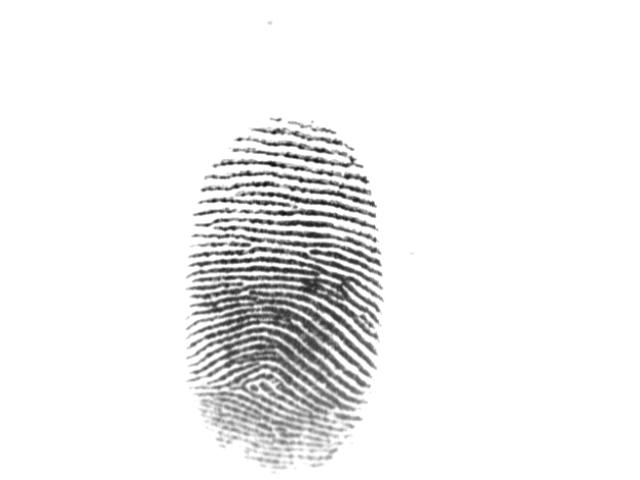
#> input picture fingerprints/finger_1/f1_3.tif, 640 x 480 px; its folder holds only this picture in this run
$ python batch_run.py   (older library calls are emulated)
#> lines starting #> are read from the running program, lines starting #| are printed output that depends on the picture; after the words box and inside, x2 and y2 are one past the last pixel; in counts of white or black regions, pixels touching at a corner belong together
### Scripts/fingerprint_pipeline.py
from __future__ import annotations

import json
import logging
import math
from dataclasses import dataclass
from pathlib import Path
from typing import Dict, List, Optional, Tuple

import cv2
import numpy as np
from skimage.morphology import skeletonize

logging.basicConfig(level=logging.INFO, format="%(asctime)s - %(levelname)s - %(message)s")
logger = logging.getLogger(__name__)


# --------------------------------------------------------------------------- #
# Config / data classes
# --------------------------------------------------------------------------- #

@dataclass
class FingerprintConfig:
    # --- segmentation ---
    seg_block: int = 16               # window for local-variance segmentation
    seg_thresh_scale: float = 0.5     # fraction of the Otsu threshold used as cut-off (lower = larger ROI)
    seg_close: int = 21               # morphological close (px) to join ridge areas
    seg_open: int = 15                # morphological open (px) to drop specks
    # --- normalisation / orientation ---
    norm_sigma: float = 12.0          # local mean/variance normalisation scale
    orient_grad_sigma: float = 1.0    # smoothing before gradients
    orient_sigma: float = 8.0         # smoothing of the structure tensor
    # --- ridge frequency (None -> estimate per image) ---
    wavelength: Optional[float] = None
    wavelength_range: Tuple[float, float] = (6.0, 14.0)
    # --- Gabor ---
    gabor_orientations: int = 16
    gabor_sigma_along: float = 0.55   # x wavelength
    gabor_sigma_across: float = 0.40  # x wavelength
    # --- binary / skeleton clean-up ---
    min_ridge_area: int = 30
    min_hole_area: int = 20
    min_spur_len: int = 10            # skeleton branches shorter than this are pruned
    min_component_len: int = 20       # isolated skeleton pieces shorter than this are removed
    # --- minutiae filtering ---
    border_margin: int = 21         # px from the ROI edge (prev 12)
    angle_trace_len: int = 10         # px walked along the ridge to get the direction
    orient_tolerance_deg: float = 35.0
    min_coherence: float = 0.25
    break_dist: float = 12.0          # two facing endings closer than this = ridge break
    island_dist: float = 8.0          # two bifurcations closer than this = hole/bridge artefact
    cluster_dist: float = 5.0         # anything closer than this = duplicate
    # --- output ---
    save_intermediate_images: bool = True


@dataclass
class Minutia:
    x: int
    y: int
    type: str          # "Ending" or "Bifurcation"
    angle: float       # degrees 0-360 (math convention: y axis pointing up)
    confidence: float = 0.4 # prev 1.0

    def to_dict(self) -> Dict:
        return {"x": int(self.x), "y": int(self.y), "type": self.type,
                "angle": float(self.angle), "confidence": float(self.confidence)}


# neighbours of a pixel in circular order (dy, dx)
_CIRC = [(-1, -1), (-1, 0), (-1, 1), (0, 1), (1, 1), (1, 0), (1, -1), (0, -1)]


def _wrap180(a):
    return (a + 180.0) % 360.0 - 180.0


# --------------------------------------------------------------------------- #
# Pipeline
# --------------------------------------------------------------------------- #

class FingerprintPipeline:
    def __init__(self, config: Optional[FingerprintConfig] = None):
        self.config = config or FingerprintConfig()
        self.logger = logging.getLogger(self.__class__.__name__)
        self.results: Dict = {}

    # ------------------------------------------------------------------ run
    def run(self, input_path: str, output_dir: str) -> List[Minutia]:
#> called with input_path = '../fingerprints/finger_1/f1_3.tif', output_dir = '../results/f1_3'
        output_dir = Path(output_dir)
        output_dir.mkdir(parents=True, exist_ok=True)

        img = cv2.imread(str(input_path), cv2.IMREAD_GRAYSCALE)
#> img is the input picture: shape (480, 640); min 10, max 255, mean 240.5
        if img is None:
            raise FileNotFoundError(f"Failed to load image: {input_path}")

        mask = self._segment(img)
        if mask.sum() < 2000:
            raise ValueError("Segmentation found (almost) no fingerprint area")

        norm = self._normalize(img, mask)
        theta, coherence = self._orientation_field(norm)
        wavelength = self.config.wavelength or self._estimate_wavelength(norm, mask)
        enhanced = self._gabor_enhance(norm, theta, wavelength)

        binary = self._binarize(enhanced, mask)
        skeleton = self._skeletonize_and_prune(binary)
        minutiae = self._extract_minutiae(skeleton, mask, theta, coherence)

        self.results = dict(mask=mask, theta=theta, wavelength=wavelength,
                            binary=binary, skeleton=skeleton, minutiae=minutiae)
        self.logger.info(f"{Path(input_path).name}: wavelength={wavelength:.1f}px, "
                         f"{len(minutiae)} minutiae")

        if self.config.save_intermediate_images:
            self._save(output_dir / "00_mask.png", mask * 255)
            self._save(output_dir / "01_normalized.png",
                       cv2.normalize(norm * mask, None, 0, 255, cv2.NORM_MINMAX).astype(np.uint8))
            self._save(output_dir / "02_enhanced.png",
                       cv2.normalize(enhanced * mask, None, 0, 255, cv2.NORM_MINMAX).astype(np.uint8))
            self._save(output_dir / "03_binary.png", binary * 255)
            self._save(output_dir / "04_skeleton.png", skeleton * 255)
            self._save(output_dir / "05_minutiae_marked.png", self._draw(img, skeleton, minutiae))

        with open(output_dir / "minutiae.json", "w") as f:
            json.dump([m.to_dict() for m in minutiae], f, indent=4)
        return minutiae

    # ---------------------------------------------------------- segmentation
    def _segment(self, img: np.ndarray) -> np.ndarray:
        c = self.config
        f = img.astype(np.float32)
        k = (c.seg_block, c.seg_block)
        mean = cv2.blur(f, k)
        std = np.sqrt(np.maximum(cv2.blur(f * f, k) - mean * mean, 0))
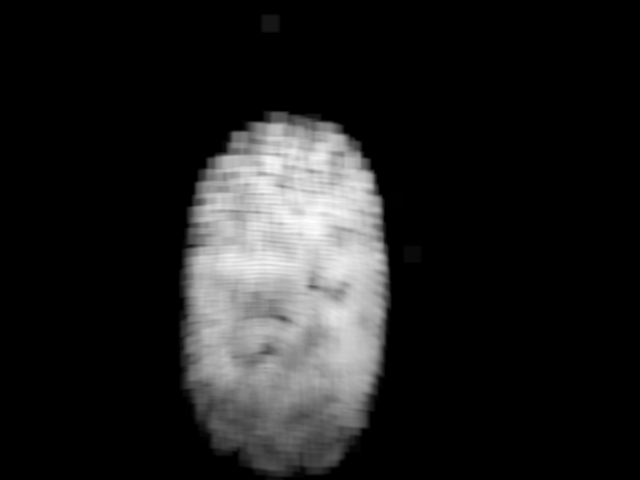
#> std: shape (480, 640) float32; min 0, max 87.21, mean 11; drawn with min black and max white
        std8 = cv2.normalize(std, None, 0, 255, cv2.NORM_MINMAX).astype(np.uint8)
        t, _ = cv2.threshold(std8, 0, 255, cv2.THRESH_BINARY + cv2.THRESH_OTSU)
#> t = 87
        mask = (std8 > t * c.seg_thresh_scale).astype(np.uint8)
#> mask: shape (480, 640); values 0 (black) and 1 (white), 19.9% white; 1 white region, box (x1, y1, x2, y2) and area: (182, 112, 390, 475) 61268

        close = cv2.getStructuringElement(cv2.MORPH_ELLIPSE, (c.seg_close, c.seg_close))
        opn = cv2.getStructuringElement(cv2.MORPH_ELLIPSE, (c.seg_open, c.seg_open))
        mask = cv2.morphologyEx(mask, cv2.MORPH_CLOSE, close)
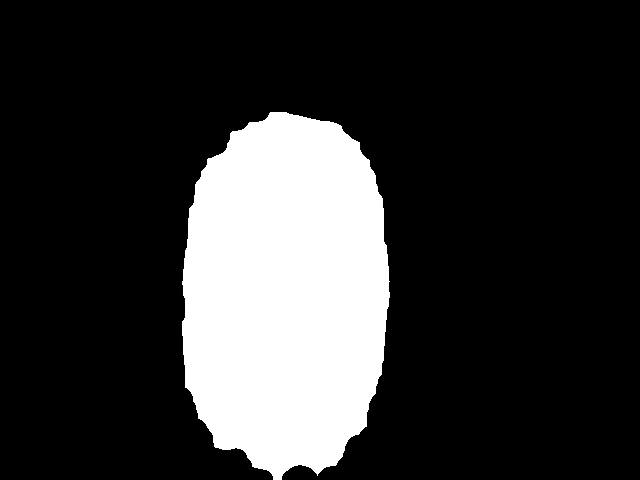
#> mask: shape (480, 640); values 0 (black) and 1 (white), 20.1% white; 1 white region, box (x1, y1, x2, y2) and area: (182, 112, 390, 480) 61636
        mask = cv2.morphologyEx(mask, cv2.MORPH_OPEN, opn)
#> mask: shape (480, 640); values 0 (black) and 1 (white), 20% white; 1 white region, box (x1, y1, x2, y2) and area: (182, 112, 390, 477) 61507

        # keep only the largest blob (drops smudges / specks in the background)
        n, lab, stats, _ = cv2.connectedComponentsWithStats(mask, connectivity=8)
#> n = 2; stats = [[0, 0, 640, 480, 245693], [182, 112, 208, 365, 61507]]
        if n > 1:
            largest = 1 + int(np.argmax(stats[1:, cv2.CC_STAT_AREA]))
#> largest = 1
            mask = (lab == largest).astype(np.uint8)

        # fill holes
        inv = (1 - mask).astype(np.uint8)
        n, lab, stats, _ = cv2.connectedComponentsWithStats(inv, connectivity=4)
#> stats = [[182, 112, 208, 365, 61507], [0, 0, 640, 480, 245693]]
        for i in range(1, n):
            x, y, w, h, _a = stats[i]
            touches = x == 0 or y == 0 or x + w == mask.shape[1] or y + h == mask.shape[0]
            if not touches:
                mask[lab == i] = 1
#> this loop made 1 pass
#> (x, y, w, h, touches) on pass 1: (0, 0, 640, 480, True)
        return mask

    # --------------------------------------------------------- normalisation
    def _normalize(self, img: np.ndarray, mask: np.ndarray) -> np.ndarray:
        """Ridges made bright; local zero-mean / unit-variance inside the ROI."""
        f = 255.0 - img.astype(np.float32)          # ink ridges are dark in the input
        s = self.config.norm_sigma
        m = mask.astype(np.float32)
        # masked (normalised-convolution) local mean so background doesn't bias the border
        den = cv2.GaussianBlur(m, (0, 0), s) + 1e-6
        mu = cv2.GaussianBlur(f * m, (0, 0), s) / den
        d = (f - mu) * m
        sd = np.sqrt(cv2.GaussianBlur(d * d, (0, 0), s) / den)
        sd = np.maximum(sd, 8.0)
        return (d / sd).astype(np.float32)

    # ---------------------------------------------------------- orientation
    def _orientation_field(self, norm: np.ndarray) -> Tuple[np.ndarray, np.ndarray]:
        c = self.config
        sm = cv2.GaussianBlur(norm, (0, 0), c.orient_grad_sigma)
        gx = cv2.Sobel(sm, cv2.CV_32F, 1, 0, ksize=3)
        gy = cv2.Sobel(sm, cv2.CV_32F, 0, 1, ksize=3)
        gxx = cv2.GaussianBlur(gx * gx, (0, 0), c.orient_sigma)
        gyy = cv2.GaussianBlur(gy * gy, (0, 0), c.orient_sigma)
        gxy = cv2.GaussianBlur(gx * gy, (0, 0), c.orient_sigma)
        theta = 0.5 * np.arctan2(2 * gxy, gxx - gyy) + np.pi / 2      # ridge direction (image coords)
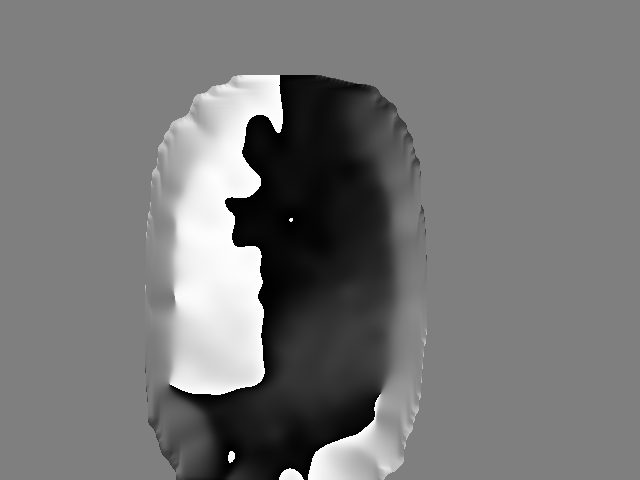
#> theta: shape (480, 640) float32; min 2.38e-07, max 3.14, mean 1.47; drawn with min black and max white
        theta = np.mod(theta, np.pi).astype(np.float32)
        coh = np.sqrt((gxx - gyy) ** 2 + 4 * gxy ** 2) / (gxx + gyy + 1e-6)
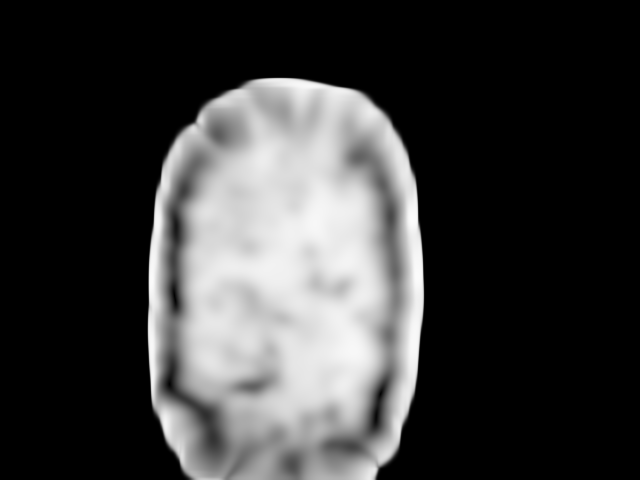
#> coh: shape (480, 640) float32; min 0, max 0.989, mean 0.234
        return theta, coh.astype(np.float32)

    # ------------------------------------------------------------ frequency
    def _estimate_wavelength(self, norm: np.ndarray, mask: np.ndarray) -> float:
        lo, hi = self.config.wavelength_range
        ys, xs = np.nonzero(mask)
        y0, y1, x0, x1 = ys.min(), ys.max() + 1, xs.min(), xs.max() + 1
#> y0 = 112; y1 = 477; x0 = 182; x1 = 390
        patch = (norm * mask)[y0:y1, x0:x1]
        patch = patch * np.outer(np.hanning(patch.shape[0]), np.hanning(patch.shape[1]))
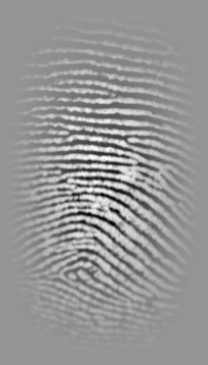
#> patch: shape (365, 208) float64; min -2.07, max 1.46, mean 0.00626; drawn with min black and max white
        N = 1024
        F = np.abs(np.fft.fftshift(np.fft.fft2(patch, s=(N, N)))) ** 2
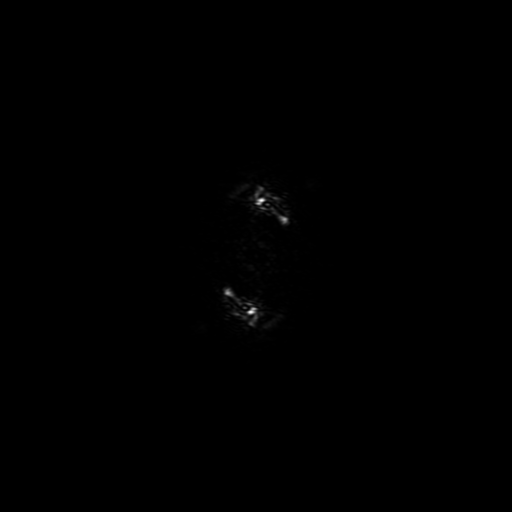
#> F: shape (1024, 1024) float64 (shown at 1/2 size); min 5.82e-05, max 7440129.4, mean 10498.9; drawn with min black and max white
        fr = np.fft.fftshift(np.fft.fftfreq(N))
        fy, fx = np.meshgrid(fr, fr, indexing="ij")
        r = np.hypot(fx, fy)
        bins = np.linspace(1 / (hi + 2), 1 / (lo - 2), 80)
        sel = (r >= bins[0]) & (r < bins[-1])
        idx = np.digitize(r[sel], bins)
        power = F[sel]
        prof = np.array([power[idx == i].mean() if np.any(idx == i) else 0 for i in range(1, len(bins))])
#> prof = 79 values, max 382442.9 at index 12, min 1133.4 at index 78, mean 76287.9
        peak_f = 0.5 * (bins[int(np.argmax(prof))] + bins[int(np.argmax(prof)) + 1])
#> peak_f = 0.0922
#> in run, `wavelength = self.config.wavelength or self._estimate_wavelength(norm,..`: wavelength = 10.85
        return float(np.clip(1.0 / peak_f, lo, hi))

    # ---------------------------------------------------------------- Gabor
    def _gabor_enhance(self, norm: np.ndarray, theta: np.ndarray, wavelength: float) -> np.ndarray:
#> called with wavelength = 10.85
        c = self.config
        K = c.gabor_orientations
        su = c.gabor_sigma_along * wavelength
#> su = 5.97
        sv = c.gabor_sigma_across * wavelength
#> sv = 4.34
        r = int(np.ceil(3 * max(su, sv)))
#> r = 18
        ys, xs = np.mgrid[-r:r + 1, -r:r + 1].astype(np.float32)
        responses = []
        for k in range(K):
            th = k * np.pi / K
            u = xs * np.cos(th) + ys * np.sin(th)       # along the ridge
            v = -xs * np.sin(th) + ys * np.cos(th)      # across the ridge
            g = np.exp(-0.5 * (u ** 2 / su ** 2 + v ** 2 / sv ** 2)) * np.cos(2 * np.pi * v / wavelength)
            g -= g.mean()
            g /= np.abs(g).sum()
            responses.append(cv2.filter2D(norm, cv2.CV_32F, g.astype(np.float32),
                                          borderType=cv2.BORDER_REFLECT))
#> this loop made 16 passes
#> pass 2, in _gabor_enhance, `u = xs * np.cos(th) + ys * np.sin(th)`:
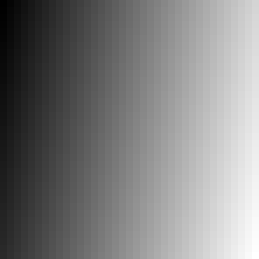
#> u: shape (37, 37) float32 (shown 7 times larger); min -21.17, max 21.17, mean 0; drawn with min black and max white
#> after the loop, responses = 16 items
#> (the rest of the program and of its run is left out)
